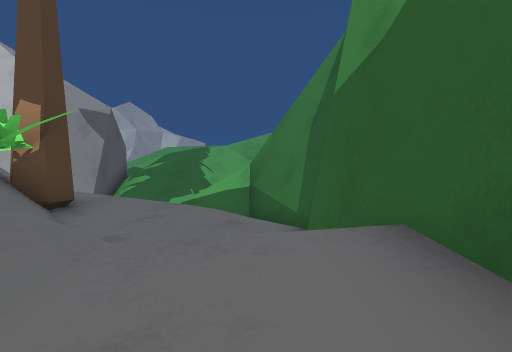
View 1 (above)

15 first-person views from a walk through a scene from a Unity 3-D project. The camera is 0.68 m above the floor, tilts 2° down and sees 85° across. The floor is counted in squares, 1 m on a side. Each view is taken from the middle of a square. On the plan, view 1 faces up. The plan holds only what a view shows up to about 9 squares ahead; the rest is blank. The place goes on beyond the plan. The player is left out. Some animated figures are left out.

View 2
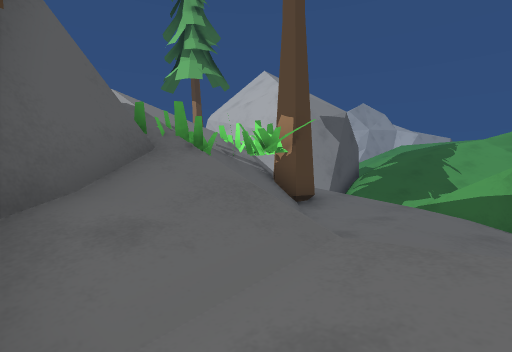

View 3
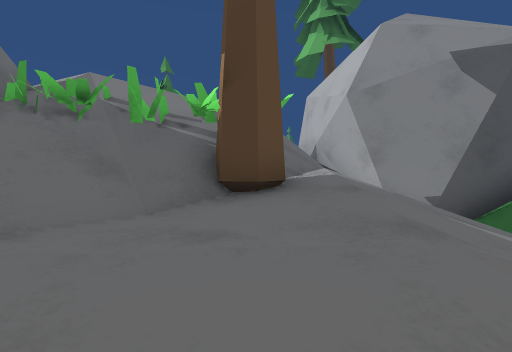

View 4
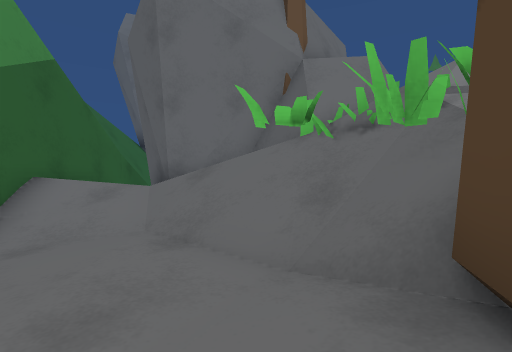

View 5
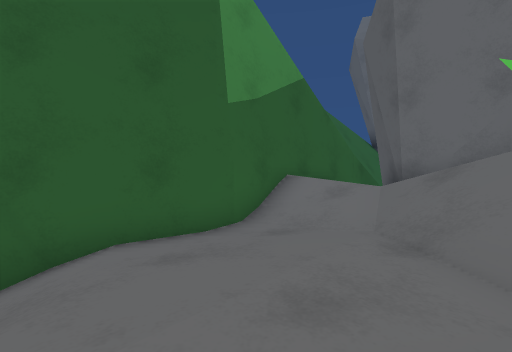

View 6
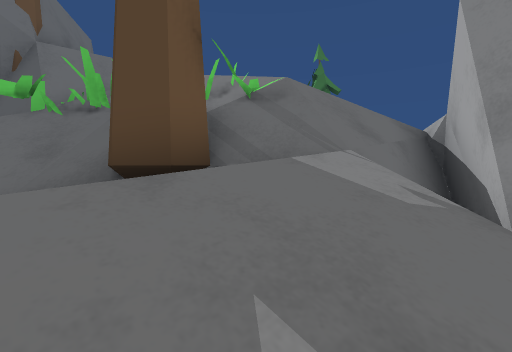

View 7
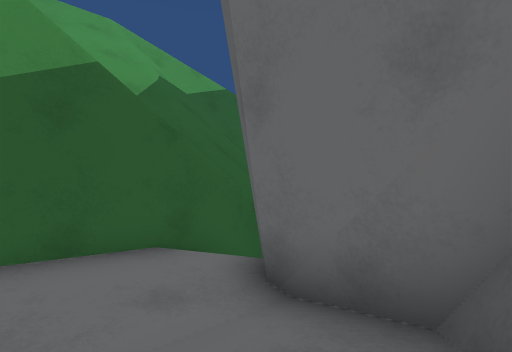

View 8
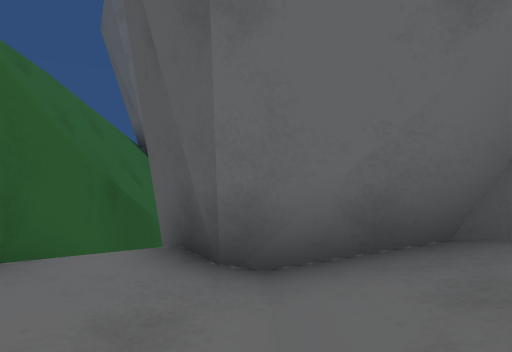

View 9
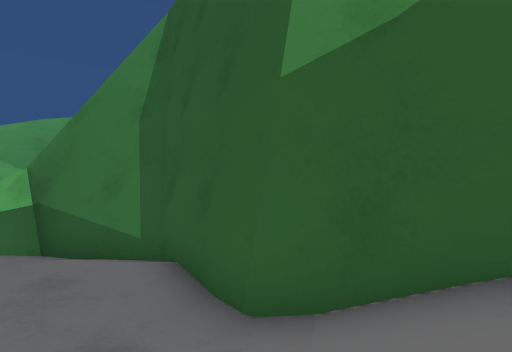

View 10
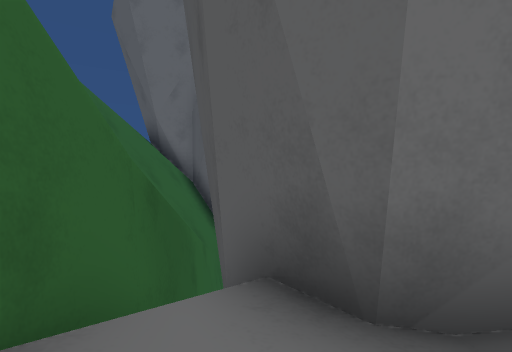

View 11
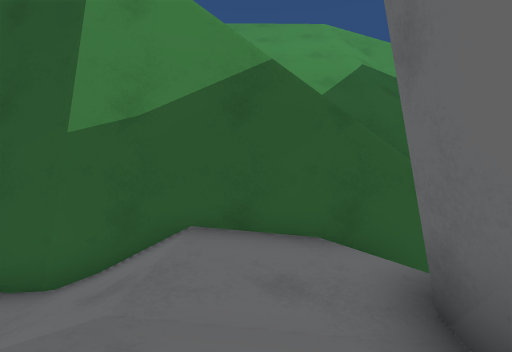

View 12
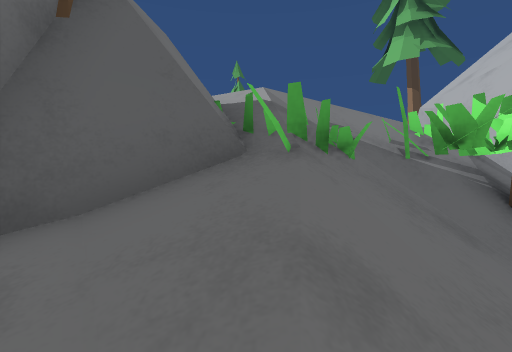

View 13
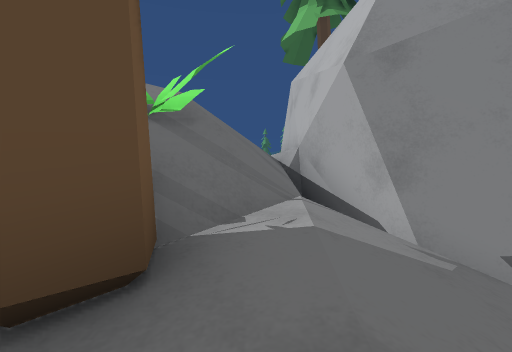

View 14
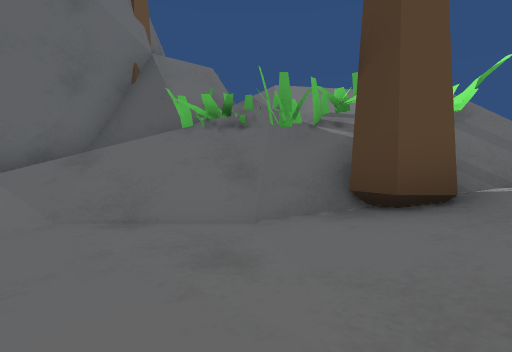

View 15
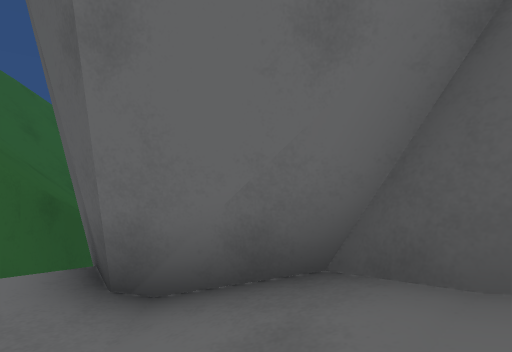

### Floor plan
Key: @ floor where view 1 was taken; # wall or solid block; . main floor; : floor 0.3 m higher than the main floor; - floor 0.35 m lower than the main floor; + floor 0.6 m higher than the main floor; * floor 0.95 m higher than the main floor; % floor 1.6 m higher than the main floor; / step, stairs or slope; = window, fence, low wall or low ledge; ^ raised ledge; v drop or lower ground.
Columns run from 12 left of view 1 to 7 right of it. Each row starts with its distance up from view 1.
  9     ###=////#^vv
  8 #####vv/////##v
  7  = *////::.-/#v
  6      /###...-#v
  5      /##/...-#v
  4      //##/..-#
  3      //=#////#/
  2      ///#//::v/
  1      /###/+::v
  0         ###:@#  ////
 -1           ###v//////
 -2             ##/////
 -3              #/////
 -4               ///
 -5              v///
 -6              v//%vv
 -7                ==vv
 -8              #==^v

Where each view was taken, in squares from view 1:
view 1: 0 up, 0 right, facing up
view 2: 0 up, 0 right, facing up-left
view 3: 6 up, 0 right, facing left
view 4: 7 up, 3 left, facing down
view 5: 7 up, 3 left, facing down-right
view 6: 9 up, 3 left, facing down-left
view 7: 2 up, 3 left, facing down-right
view 8: 2 up, 1 left, facing down
view 9: 2 up, 1 left, facing up-right
view 10: 1 up, 0 right, facing down
view 11: 1 up, 3 left, facing right
view 12: 2 up, 1 left, facing left
view 13: 7 up, 3 left, facing left
view 14: 7 up, 1 left, facing down-left
view 15: 2 up, 2 left, facing down
